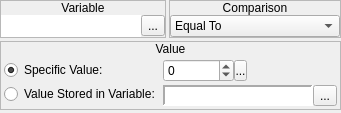
        <widget class="QWidget" name="wVariable">
         <layout class="QVBoxLayout" name="verticalLayout_11">
          <property name="spacing">
           <number>3</number>
          </property>
          <property name="margin">
           <number>0</number>
          </property>
          <item>
           <widget class="QWidget" name="widget_9" native="true">
            <property name="sizePolicy">
             <sizepolicy hsizetype="Preferred" vsizetype="Fixed">
              <horstretch>0</horstretch>
              <verstretch>0</verstretch>
             </sizepolicy>
            </property>
            <layout class="QHBoxLayout" name="horizontalLayout_7">
             <property name="spacing">
              <number>3</number>
             </property>
             <property name="margin">
              <number>0</number>
             </property>
             <item>
              <widget class="QFrame" name="frame_6">
               <property name="frameShape">
                <enum>QFrame::StyledPanel</enum>
               </property>
               <property name="frameShadow">
                <enum>QFrame::Raised</enum>
               </property>
               <layout class="QVBoxLayout" name="verticalLayout_9">
                <property name="spacing">
                 <number>0</number>
                </property>
                <property name="margin">
                 <number>0</number>
                </property>
                <item>
                 <widget class="QLabel" name="label_4">
                  <property name="sizePolicy">
                   <sizepolicy hsizetype="Preferred" vsizetype="Fixed">
                    <horstretch>0</horstretch>
                    <verstretch>0</verstretch>
                   </sizepolicy>
                  </property>
                  <property name="text">
                   <string>Variable</string>
                  </property>
                  <property name="alignment">
                   <set>Qt::AlignCenter</set>
                  </property>
                 </widget>
                </item>
                <item>
                 <widget class="QWidget" name="widget_6" native="true">
                  <layout class="QHBoxLayout" name="horizontalLayout_5">
                   <property name="spacing">
                    <number>0</number>
                   </property>
                   <property name="margin">
                    <number>0</number>
                   </property>
                   <item>
                    <widget class="QLabel" name="variable_lblVariable">
                     <property name="sizePolicy">
                      <sizepolicy hsizetype="Preferred" vsizetype="Preferred">
                       <horstretch>0</horstretch>
                       <verstretch>0</verstretch>
                      </sizepolicy>
                     </property>
                     <property name="font">
                      <font>
                       <family>Monospace</family>
                      </font>
                     </property>
                     <property name="styleSheet">
                      <string notr="true">background-color: palette(base);</string>
                     </property>
                     <property name="text">
                      <string/>
                     </property>
                    </widget>
                   </item>
                   <item>
                    <widget class="QToolButton" name="variable_bBrowseVariables">
                     <property name="text">
                      <string>...</string>
                     </property>
                     <property name="icon">
                      <iconset resource="gui_icons.qrc">
                       <normaloff>:/icons/fileopen.png</normaloff>:/icons/fileopen.png</iconset>
                     </property>
                    </widget>
                   </item>
                  </layout>
                 </widget>
                </item>
               </layout>
              </widget>
             </item>
             <item>
              <widget class="QFrame" name="frame_7">
               <property name="sizePolicy">
                <sizepolicy hsizetype="Fixed" vsizetype="Preferred">
                 <horstretch>0</horstretch>
                 <verstretch>0</verstretch>
                </sizepolicy>
               </property>
               <property name="frameShape">
                <enum>QFrame::StyledPanel</enum>
               </property>
               <property name="frameShadow">
                <enum>QFrame::Raised</enum>
               </property>
               <layout class="QVBoxLayout" name="verticalLayout_10">
                <property name="spacing">
                 <number>0</number>
                </property>
                <property name="margin">
                 <number>0</number>
                </property>
                <item>
                 <widget class="QLabel" name="label_5">
                  <property name="sizePolicy">
                   <sizepolicy hsizetype="Preferred" vsizetype="Fixed">
                    <horstretch>0</horstretch>
                    <verstretch>0</verstretch>
                   </sizepolicy>
                  </property>
                  <property name="text">
                   <string>Comparison</string>
                  </property>
                  <property name="alignment">
                   <set>Qt::AlignCenter</set>
                  </property>
                 </widget>
                </item>
                <item>
                 <widget class="QWidget" name="widget_7" native="true">
                  <layout class="QHBoxLayout" name="horizontalLayout_6">
                   <property name="spacing">
                    <number>0</number>
                   </property>
                   <property name="margin">
                    <number>0</number>
                   </property>
                   <item>
                    <widget class="QComboBox" name="variable_cboxComparison">
                     <item>
                      <property name="text">
                       <string>Equal To</string>
                      </property>
                     </item>
                     <item>
                      <property name="text">
                       <string>Not Equal To</string>
                      </property>
                     </item>
                     <item>
                      <property name="text">
                       <string>Greater Than</string>
                      </property>
                     </item>
                     <item>
                      <property name="text">
                       <string>Greater Than Or Equal To</string>
                      </property>
                     </item>
                     <item>
                      <property name="text">
                       <string>Less Than</string>
                      </property>
                     </item>
                     <item>
                      <property name="text">
                       <string>Less Than Or Equal To</string>
                      </property>
                     </item>
                    </widget>
                   </item>
                  </layout>
                 </widget>
                </item>
               </layout>
              </widget>
             </item>
            </layout>
           </widget>
          </item>
          <item>
           <widget class="QFrame" name="frame_10">
            <property name="sizePolicy">
             <sizepolicy hsizetype="Preferred" vsizetype="Fixed">
              <horstretch>0</horstretch>
              <verstretch>0</verstretch>
             </sizepolicy>
            </property>
            <property name="frameShape">
             <enum>QFrame::StyledPanel</enum>
            </property>
            <property name="frameShadow">
             <enum>QFrame::Raised</enum>
            </property>
            <layout class="QVBoxLayout" name="verticalLayout_12">
             <property name="spacing">
              <number>0</number>
             </property>
             <property name="margin">
              <number>0</number>
             </property>
             <item>
              <widget class="QLabel" name="label_7">
               <property name="sizePolicy">
                <sizepolicy hsizetype="Preferred" vsizetype="Fixed">
                 <horstretch>0</horstretch>
                 <verstretch>0</verstretch>
                </sizepolicy>
               </property>
               <property name="text">
                <string>Value</string>
               </property>
               <property name="alignment">
                <set>Qt::AlignCenter</set>
               </property>
              </widget>
             </item>
             <item>
              <widget class="QWidget" name="widget_10" native="true">
               <layout class="QHBoxLayout" name="horizontalLayout_8">
                <property name="spacing">
                 <number>3</number>
                </property>
                <property name="margin">
                 <number>3</number>
                </property>
                <item>
                 <widget class="QWidget" name="widget_11" native="true">
                  <property name="sizePolicy">
                   <sizepolicy hsizetype="Fixed" vsizetype="Preferred">
                    <horstretch>0</horstretch>
                    <verstretch>0</verstretch>
                   </sizepolicy>
                  </property>
                  <layout class="QVBoxLayout" name="verticalLayout_13">
                   <property name="spacing">
                    <number>3</number>
                   </property>
                   <property name="margin">
                    <number>0</number>
                   </property>
                   <item>
                    <widget class="QRadioButton" name="variable_rbSpecificValue">
                     <property name="sizePolicy">
                      <sizepolicy hsizetype="Fixed" vsizetype="Fixed">
                       <horstretch>0</horstretch>
                       <verstretch>0</verstretch>
                      </sizepolicy>
                     </property>
                     <property name="text">
                      <string>Specific Value:</string>
                     </property>
                     <property name="checked">
                      <bool>true</bool>
                     </property>
                    </widget>
                   </item>
                   <item>
                    <widget class="QRadioButton" name="variable_rbStoredValue">
                     <property name="sizePolicy">
                      <sizepolicy hsizetype="Fixed" vsizetype="Fixed">
                       <horstretch>0</horstretch>
                       <verstretch>0</verstretch>
                      </sizepolicy>
                     </property>
                     <property name="text">
                      <string>Value Stored in Variable:</string>
                     </property>
                    </widget>
                   </item>
                  </layout>
                 </widget>
                </item>
                <item>
                 <widget class="QWidget" name="widget_12" native="true">
                  <layout class="QVBoxLayout" name="verticalLayout_14">
                   <property name="spacing">
                    <number>3</number>
                   </property>
                   <property name="margin">
                    <number>0</number>
                   </property>
                   <item>
                    <widget class="QWidget" name="variable_wValue" native="true">
                     <property name="sizePolicy">
                      <sizepolicy hsizetype="Fixed" vsizetype="Fixed">
                       <horstretch>0</horstretch>
                       <verstretch>0</verstretch>
                      </sizepolicy>
                     </property>
                     <layout class="QHBoxLayout" name="horizontalLayout_9">
                      <property name="spacing">
                       <number>0</number>
                      </property>
                      <property name="margin">
                       <number>0</number>
                      </property>
                      <item>
                       <widget class="QSpinBox" name="variable_sbValue">
                        <property name="sizePolicy">
                         <sizepolicy hsizetype="Preferred" vsizetype="Fixed">
                          <horstretch>0</horstretch>
                          <verstretch>0</verstretch>
                         </sizepolicy>
                        </property>
                        <property name="accelerated">
                         <bool>true</bool>
                        </property>
                        <property name="minimum">
                         <number>-2147483647</number>
                        </property>
                        <property name="maximum">
                         <number>2147483647</number>
                        </property>
                       </widget>
                      </item>
                      <item>
                       <widget class="SpinBoxSideButton" name="variable_bValueSideButton">
                        <property name="minimumSize">
                         <size>
                          <width>13</width>
                          <height>21</height>
                         </size>
                        </property>
                        <property name="maximumSize">
                         <size>
                          <width>13</width>
                          <height>21</height>
                         </size>
                        </property>
                        <property name="text">
                         <string>...</string>
                        </property>
                        <property name="icon">
                         <iconset resource="gui_icons.qrc">
                          <normaloff>:/icons/spinBoxSideButton.png</normaloff>:/icons/spinBoxSideButton.png</iconset>
                        </property>
                        <property name="iconSize">
                         <size>
                          <width>8</width>
                          <height>16</height>
                         </size>
                        </property>
                       </widget>
                      </item>
                     </layout>
                    </widget>
                   </item>
                   <item>
                    <widget class="QWidget" name="variable_wValueVariable" native="true">
                     <property name="sizePolicy">
                      <sizepolicy hsizetype="Preferred" vsizetype="Fixed">
                       <horstretch>0</horstretch>
                       <verstretch>0</verstretch>
                      </sizepolicy>
                     </property>
                     <layout class="QHBoxLayout" name="horizontalLayout_39">
                      <property name="spacing">
                       <number>0</number>
                      </property>
                      <property name="margin">
                       <number>0</number>
                      </property>
                      <item>
                       <widget class="QLabel" name="variable_lblValueVariable">
                        <property name="sizePolicy">
                         <sizepolicy hsizetype="Preferred" vsizetype="Preferred">
                          <horstretch>0</horstretch>
                          <verstretch>0</verstretch>
                         </sizepolicy>
                        </property>
                        <property name="minimumSize">
                         <size>
                          <width>150</width>
                          <height>0</height>
                         </size>
                        </property>
                        <property name="font">
                         <font>
                          <family>Monospace</family>
                         </font>
                        </property>
                        <property name="styleSheet">
                         <string notr="true">background-color: palette(base);</string>
                        </property>
                        <property name="frameShape">
                         <enum>QFrame::Panel</enum>
                        </property>
                        <property name="frameShadow">
                         <enum>QFrame::Sunken</enum>
                        </property>
                        <property name="lineWidth">
                         <number>2</number>
                        </property>
                        <property name="text">
                         <string/>
                        </property>
                       </widget>
                      </item>
                      <item>
                       <widget class="QToolButton" name="variable_bBrowseValueVariables">
                        <property name="text">
                         <string>...</string>
                        </property>
                        <property name="icon">
                         <iconset resource="gui_icons.qrc">
                          <normaloff>:/icons/fileopen.png</normaloff>:/icons/fileopen.png</iconset>
                        </property>
                       </widget>
                      </item>
                     </layout>
                    </widget>
                   </item>
                  </layout>
                 </widget>
                </item>
               </layout>
              </widget>
             </item>
            </layout>
           </widget>
          </item>
          <item>
           <widget class="QFrame" name="frame_9">
            <property name="frameShape">
             <enum>QFrame::StyledPanel</enum>
            </property>
            <property name="frameShadow">
             <enum>QFrame::Raised</enum>
            </property>
           </widget>
          </item>
         </layout>
        </widget>
